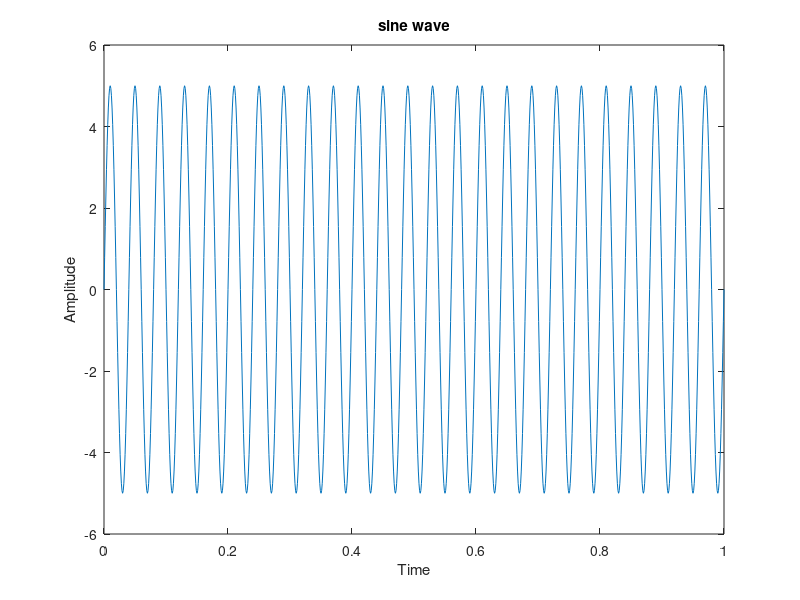

The MATLAB source for this figure:
clc
close all
clear all
A = 5
F = 25
X = 0:1/1000:1
Y = A * sin(2 * pi * F * X)
figure (1)
plot (X, Y)
xlabel("Time")
ylabel("Amplitude")
title("sine wave")